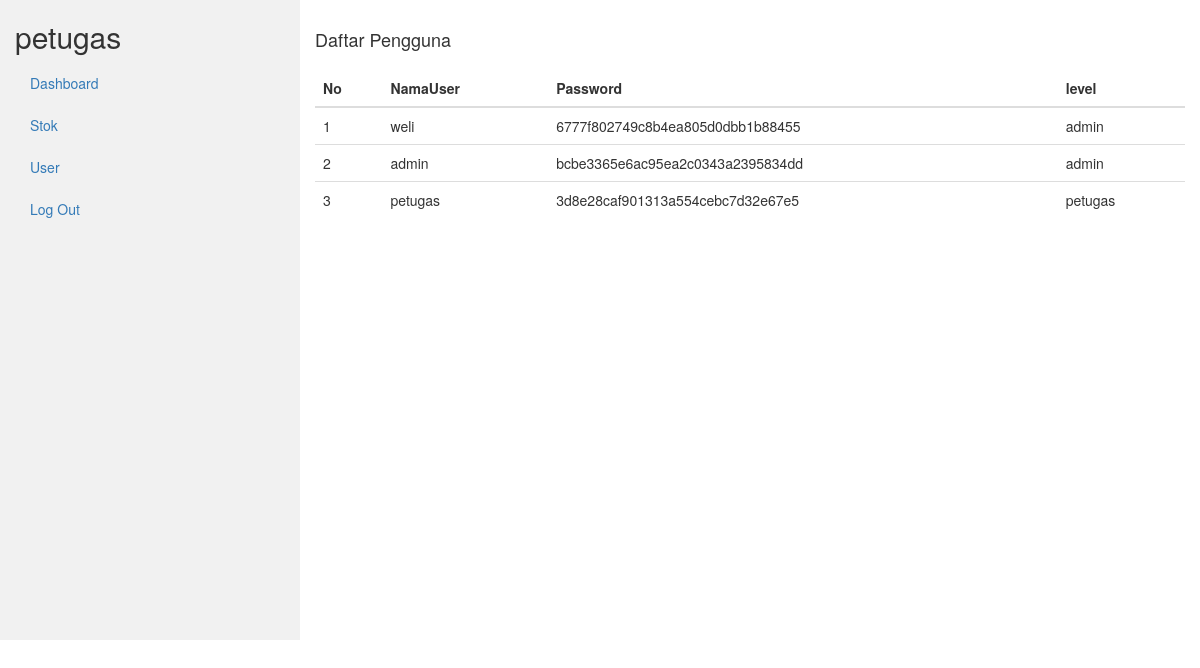
/petugas/index.php?page=user (signed in), run on the app's committed database.
### tables this page shows
CREATE TABLE `user` (
  `UserID` int(11) NOT NULL,
  `NamaUSer` varchar(255) NOT NULL,
  `Password` varchar(255) NOT NULL,
  `level` enum('admin','petugas') NOT NULL
);

### petugas/user.php (the view, shortened to what this page needs)
<div class="row">
        <div class="col-lg-12 grid-margin stretch-card">
              <div class="card">
                <div class="card-body">
                    <h4 class="card-title">Daftar Pengguna</h4>
                    <div class="table-responsive">
                        <table class="table" id="dataTable" width="100%" cellspacing="0">
                            <thead>
                                <tr>
                                    <th>No</th>
                                    <th>NamaUser</th>
                                    <th>Password</th>
                                    <th>level</th>
                                </tr>
                            </thead>
                            <tbody>
                            <?php
                                $no = 1;
                                $sql = $con->query("SELECT * FROM user");
                                while ($data= $sql->fetch_assoc()) {
                            ?>
                            <tr>
                                <td><?php echo $no++ ?></td>
                                <td><?php echo $data['NamaUSer']?></td>
                                <td><?php echo $data['Password']?></td>
                                <td><?php echo $data['level']?></td>
                            </tr>
                            <?php } ?>
                            </tbody>
                        </table>
                    </div>
                </div>
            </div>
        </div>
    </div>

### data on the page
user: NamaUSer "weli", Password "6777f802749c8b4ea805d0dbb1b88455", level "admin"
user: NamaUSer "admin", Password "bcbe3365e6ac95ea2c0343a2395834dd", level "admin"
user: NamaUSer "petugas", Password "3d8e28caf901313a554cebc7d32e67e5", level "petugas"

### other printed values
$level "petugas"
